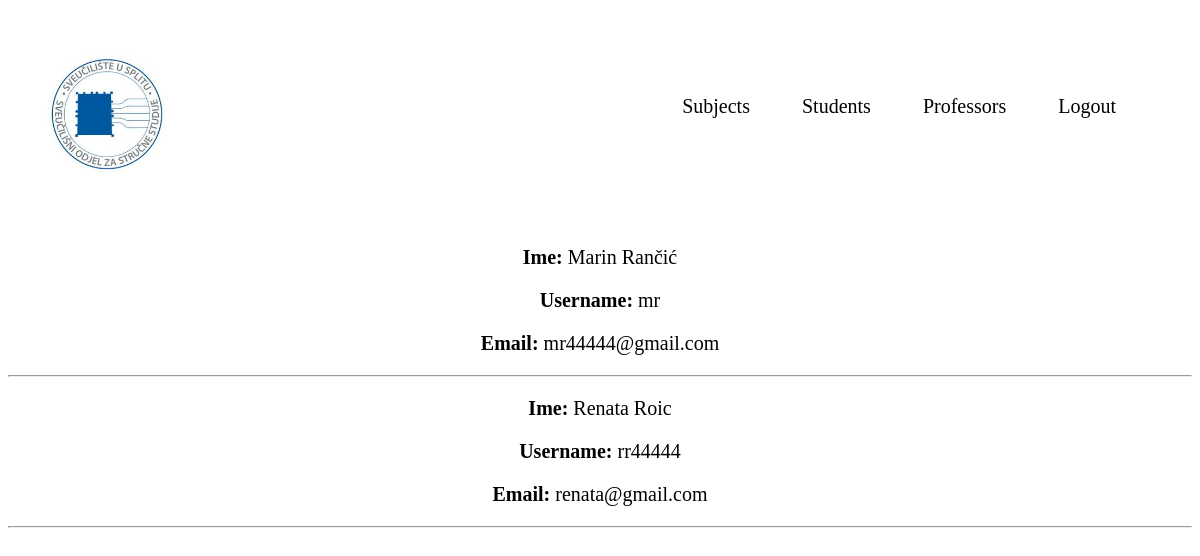
/subjects/students_enrolled/4 (signed in), run on the app's committed database.
### app/models.py (models this page shows, shortened)
class Upis(models.Model):
    student = models.ForeignKey(Korisnik, on_delete=models.CASCADE, blank= True, null= True)
    predmet = models.ForeignKey(Predmeti, on_delete=models.CASCADE, blank= True, null= True)
    status = models.CharField(max_length=64)

class Korisnik(AbstractUser):
    ROLES = (('prof', 'profesor'), ('stu', 'student'))
    STATUS = (('none', 'None'), ('izv', 'izvanredni student'), ('red', 'redovni student'))
    role = models.CharField(max_length=50, choices=ROLES)
    status = models.CharField(max_length=50, choices=STATUS)

### app/decorators.py (the view)
        def wrap(request, *args, **kwargs):
            if request.user.role in allowed_roles:
                return view_func(request, *args, **kwargs)
            else:
                raise PermissionDenied

### app/views.py (called while the page is built)
@login_required
@role_required(allowed_roles=[''])
def students_enrolled(request, id):
    students = Upis.objects.filter(predmet_id = id)
    return render(request, 'students_enrolled.html', {'students':students})

### app/templates/students_enrolled.html
{% extends 'base.html' %}
{% block body %}
<div class="students">
    {% for student in students %}
        <p><b>Ime:</b> {{student.student.first_name}} {{student.student.last_name}}</p>
        <p><b>Username:</b> {{student.student.username}}</p>
        <p><b>Email:</b> {{student.student.email}}</p>
        <hr>
    {% endfor %}
</div>
{% endblock %}

### app/static/styles.css (style rules this page uses)
.students { font-size: 20px; text-align: center; }

### data on the page
Upis: student.first_name "Marin", student.last_name "Rančić", student.username "mr", student.email "mr44444@gmail.com"
Upis: student.first_name "Renata", student.last_name "Roic", student.username "rr44444", student.email "renata@gmail.com"
